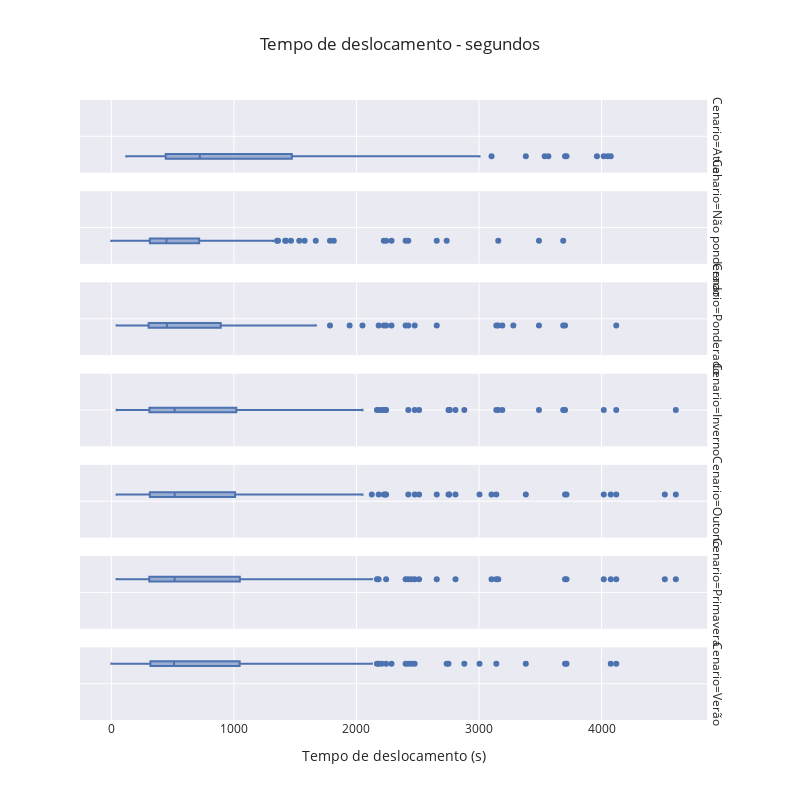

Source (notebook cell):
### Markdown cell above
## Visualização

### Code cell
times = res_pmedian.get_times()
times.insert(0,'Atual',scenario_base.values)

fig = px.box(
    times.melt(var_name='Cenario'),
    x='value',
    facet_row='Cenario',
    title='Tempo de deslocamento - segundos',
    labels={'value':'Tempo de deslocamento (s)'},
    height=800,
    width=800,
)
fig.show()

# Alterar os nomes dos subgráficos
# fig.for_each_annotation(lambda name: name.update(text=name.text.replace("variable=", "")))
fig.write_image("boxplot.svg")

### Figure 1 — Plotly figure (JSON) as saved in the notebook; plotly's stock layout.template omitted (floating-point values rounded to 4 significant figures; data arrays with more than 128 entries replaced by an {"elided": "..."} marker saying what was removed)
{"data": [{"alignmentgroup": "True", "hovertemplate": "Cenario=Atual<br>Tempo de deslocamento (s)=%{x}<extra></extra>", "legendgroup": "", "marker": {"color": "rgb(76,114,176)"}, "name": "", "notched": false, "offsetgroup": "", "orientation": "h", "showlegend": false, "type": "box", "x": {"elided": "165 int values"}, "x0": " ", "xaxis": "x7", "y0": " ", "yaxis": "y7"}, {"alignmentgroup": "True", "hovertemplate": "Cenario=Não ponderado<br>Tempo de deslocamento (s)=%{x}<extra></extra>", "legendgroup": "", "marker": {"color": "rgb(76,114,176)"}, "name": "", "notched": false, "offsetgroup": "", "orientation": "h", "showlegend": false, "type": "box", "x": {"elided": "165 int values"}, "x0": " ", "xaxis": "x6", "y0": " ", "yaxis": "y6"}, {"alignmentgroup": "True", "hovertemplate": "Cenario=Ponderado<br>Tempo de deslocamento (s)=%{x}<extra></extra>", "legendgroup": "", "marker": {"color": "rgb(76,114,176)"}, "name": "", "notched": false, "offsetgroup": "", "orientation": "h", "showlegend": false, "type": "box", "x": {"elided": "165 int values"}, "x0": " ", "xaxis": "x5", "y0": " ", "yaxis": "y5"}, {"alignmentgroup": "True", "hovertemplate": "Cenario=Inverno<br>Tempo de deslocamento (s)=%{x}<extra></extra>", "legendgroup": "", "marker": {"color": "rgb(76,114,176)"}, "name": "", "notched": false, "offsetgroup": "", "orientation": "h", "showlegend": false, "type": "box", "x": {"elided": "165 int values"}, "x0": " ", "xaxis": "x4", "y0": " ", "yaxis": "y4"}, {"alignmentgroup": "True", "hovertemplate": "Cenario=Outono<br>Tempo de deslocamento (s)=%{x}<extra></extra>", "legendgroup": "", "marker": {"color": "rgb(76,114,176)"}, "name": "", "notched": false, "offsetgroup": "", "orientation": "h", "showlegend": false, "type": "box", "x": {"elided": "165 int values"}, "x0": " ", "xaxis": "x3", "y0": " ", "yaxis": "y3"}, {"alignmentgroup": "True", "hovertemplate": "Cenario=Primavera<br>Tempo de deslocamento (s)=%{x}<extra></extra>", "legendgroup": "", "marker": {"color": "rgb(76,114,176)"}, "name": "", "notched": false, "offsetgroup": "", "orientation": "h", "showlegend": false, "type": "box", "x": {"elided": "165 int values"}, "x0": " ", "xaxis": "x2", "y0": " ", "yaxis": "y2"}, {"alignmentgroup": "True", "hovertemplate": "Cenario=Verão<br>Tempo de deslocamento (s)=%{x}<extra></extra>", "legendgroup": "", "marker": {"color": "rgb(76,114,176)"}, "name": "", "notched": false, "offsetgroup": "", "orientation": "h", "showlegend": false, "type": "box", "x": {"elided": "165 int values"}, "x0": " ", "xaxis": "x", "y0": " ", "yaxis": "y"}], "layout": {"annotations": [{"font": {}, "showarrow": false, "text": "Cenario=Verão", "textangle": 90, "x": 0.98, "xanchor": "left", "xref": "paper", "y": 0.05857, "yanchor": "middle", "yref": "paper"}, {"font": {}, "showarrow": false, "text": "Cenario=Primavera", "textangle": 90, "x": 0.98, "xanchor": "left", "xref": "paper", "y": 0.2057, "yanchor": "middle", "yref": "paper"}, {"font": {}, "showarrow": false, "text": "Cenario=Outono", "textangle": 90, "x": 0.98, "xanchor": "left", "xref": "paper", "y": 0.3529, "yanchor": "middle", "yref": "paper"}, {"font": {}, "showarrow": false, "text": "Cenario=Inverno", "textangle": 90, "x": 0.98, "xanchor": "left", "xref": "paper", "y": 0.5, "yanchor": "middle", "yref": "paper"}, {"font": {}, "showarrow": false, "text": "Cenario=Ponderado", "textangle": 90, "x": 0.98, "xanchor": "left", "xref": "paper", "y": 0.6471, "yanchor": "middle", "yref": "paper"}, {"font": {}, "showarrow": false, "text": "Cenario=Não ponderado", "textangle": 90, "x": 0.98, "xanchor": "left", "xref": "paper", "y": 0.7943, "yanchor": "middle", "yref": "paper"}, {"font": {}, "showarrow": false, "text": "Cenario=Atual", "textangle": 90, "x": 0.98, "xanchor": "left", "xref": "paper", "y": 0.9414, "yanchor": "middle", "yref": "paper"}], "boxmode": "group", "height": 800, "legend": {"tracegroupgap": 0}, "title": {"text": "Tempo de deslocamento - segundos"}, "width": 800, "xaxis": {"anchor": "y", "domain": [0, 0.98], "title": {"text": "Tempo de deslocamento (s)"}}, "xaxis2": {"anchor": "y2", "domain": [0, 0.98], "matches": "x", "showticklabels": false}, "xaxis3": {"anchor": "y3", "domain": [0, 0.98], "matches": "x", "showticklabels": false}, "xaxis4": {"anchor": "y4", "domain": [0, 0.98], "matches": "x", "showticklabels": false}, "xaxis5": {"anchor": "y5", "domain": [0, 0.98], "matches": "x", "showticklabels": false}, "xaxis6": {"anchor": "y6", "domain": [0, 0.98], "matches": "x", "showticklabels": false}, "xaxis7": {"anchor": "y7", "domain": [0, 0.98], "matches": "x", "showticklabels": false}, "yaxis": {"anchor": "x", "domain": [0, 0.1171]}, "yaxis2": {"anchor": "x2", "domain": [0.1471, 0.2643], "matches": "y"}, "yaxis3": {"anchor": "x3", "domain": [0.2943, 0.4114], "matches": "y"}, "yaxis4": {"anchor": "x4", "domain": [0.4414, 0.5586], "matches": "y"}, "yaxis5": {"anchor": "x5", "domain": [0.5886, 0.7057], "matches": "y"}, "yaxis6": {"anchor": "x6", "domain": [0.7357, 0.8529], "matches": "y"}, "yaxis7": {"anchor": "x7", "domain": [0.8829, 1.0], "matches": "y"}}}
